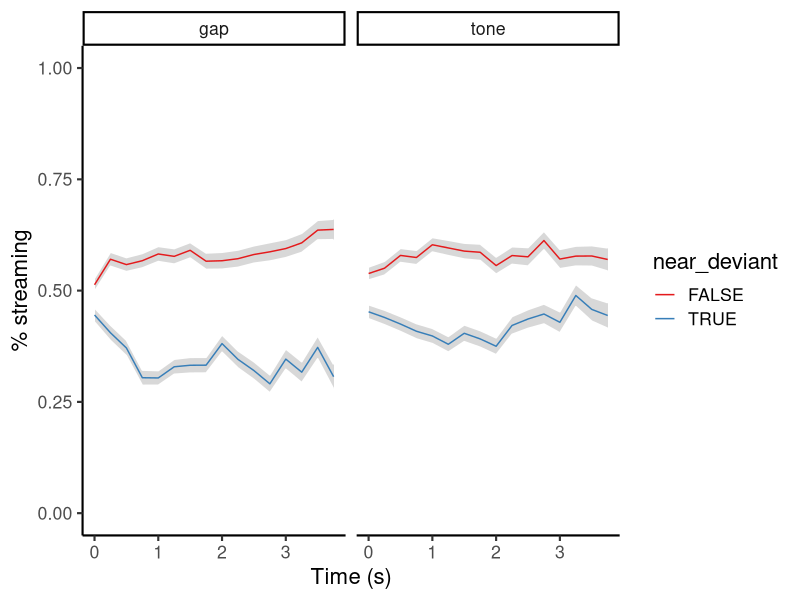
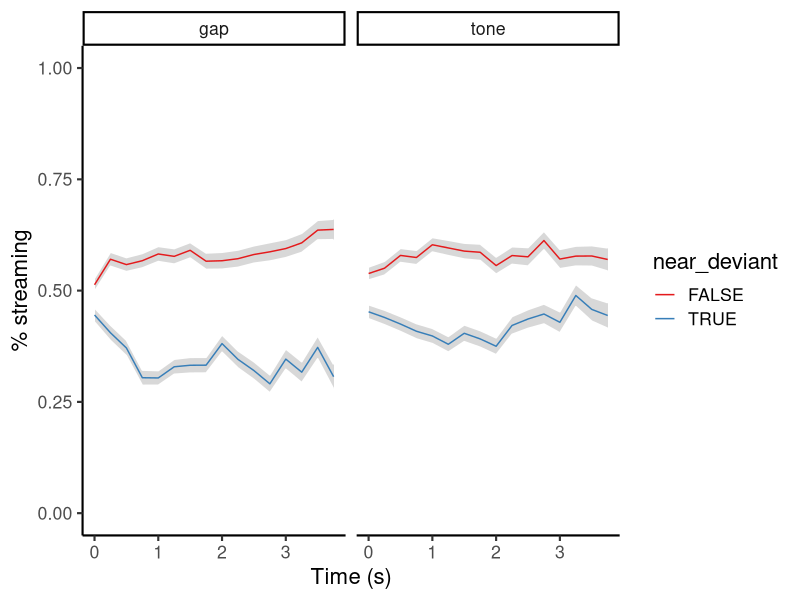

Reproduce these figures in R, in order.
require(ggplot2)
require(dplyr)
require(tidyr)

## DESCRIPTION
##
## Initial work on a plot for study1. It's not very good yet (c.f. TODO's)

## TODO: remove the first part of each trial
## TODO: sort based on what response occured before deviant

data = rbind(read.csv('../../data/csv/david_study2_tone_0.0.1_6st_2017-06-01__08_37_38.csv'),
             read.csv('../../data/csv/david_study2_gap_0.0.1_6st_2017-06-01__07_13_43.csv'))

## response proportion following disruption, and elsewhere
lengths = c('gap' = 0.480, 'tone' = 1)

deviants = data %>%
  filter(code %in% c('gap','tone')) %>%
  mutate(length = lengths[code])

window_size = 4 # second
bin_size = 0.25 # seconds

minpos = function(xs) min(ifelse(xs > 0,xs,Inf))
closest_positive = function(xs,ys){
  X = outer(xs,ys,FUN="-")
  apply(X,1,minpos)
}

code_nums = c('stream_1' = 0, 'stream_2' = 1)
deviant_dists = data %>%
  select(trial,time,sid,deviant,code) %>%
  group_by(deviant) %>%
  mutate(
    deviant_distance = closest_positive(time,time[code %in% c('gap','tone')]),
    near_deviant = deviant_distance < window_size)

deviant_dists = deviant_dists %>%
  group_by(deviant) %>%
  mutate(duration = lead(time) - time)

wmean = function(x,w) sum(x*w) / sum(w)
wsd = function(x,w) (sum(w*(x-wmean(x,w))^2) / sum(w))

props = deviant_dists %>%
  group_by(deviant,near_deviant) %>%
  arrange(time) %>%
  mutate(window = floor((time - first(time))/window_size)) %>%
  group_by(deviant,near_deviant,window) %>%
  arrange(time) %>%
  mutate(bin = floor((time - first(time))/bin_size)) %>%
  group_by(deviant,near_deviant,bin) %>%
  filter(code %in% c('stream_1','stream_2')) %>%
  summarize(response = wmean(code_nums[as.character(code)],duration),
            sd = wsd(code_nums[as.character(code)],duration),
            N = length(unique(window)))

ggplot(props,aes(x=bin*bin_size,y=response,color=near_deviant)) +
  geom_ribbon(aes(ymin=response - sd / sqrt(N),
                  ymax=response + sd / sqrt(N),
                  group = near_deviant),
              color='white',fill='gray',alpha=0.6) +
  geom_line() +
  facet_wrap(~deviant) + xlab('Time (s)') + ylab('% streaming') +
  ylim(0,1) +
  theme_classic(base_size=16) + scale_color_brewer(palette='Set1')

ggsave(paste('../../plots/study2_mean_response_',Sys.Date(),'.pdf',sep=''),
       width=6,height=4)
